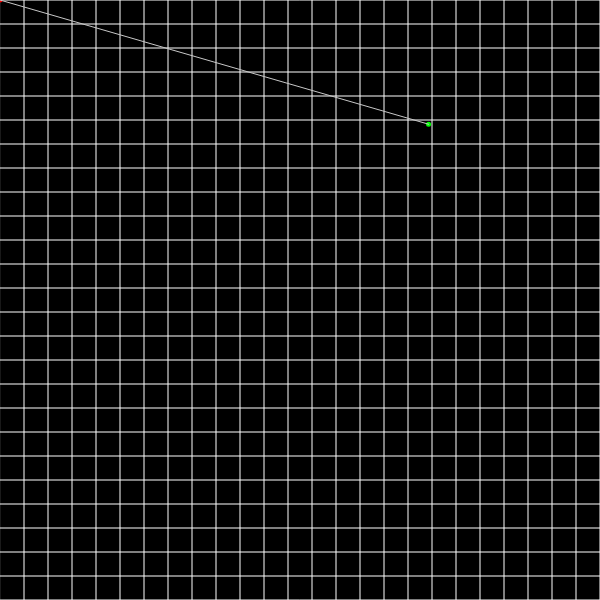
Frame 1 (no input)
Frame 60 (no input): identical to frame 1, image omitted
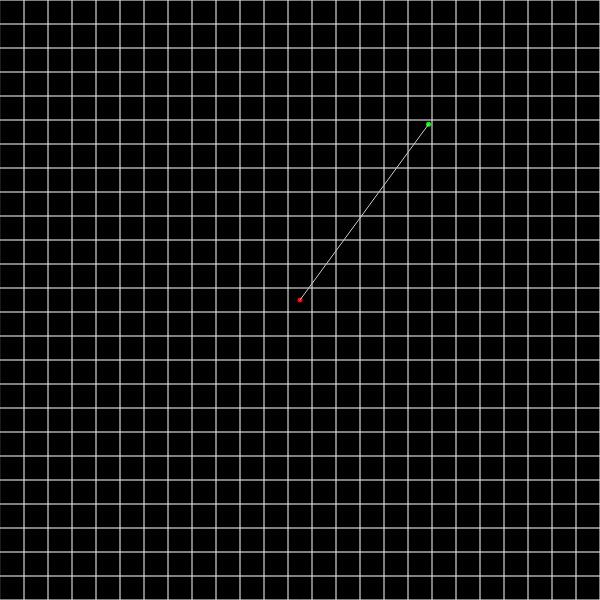
Frame 120 (the mouse pressed at the canvas centre since frame 60)

The p5.js sketch that drew these frames (run headless with seeded random() and noise() and a simulated clock; from frame 60 on, the mouse is pressed at the canvas centre):

// p5.js sketch
// ── sketch.js
/**
 * algorithm from https://lodev.org/cgtutor/raycasting.html 
 */
let grid;

let start, end;
const Vector = p5.Vector;
function setup() {
    createCanvas(600, 600);
    background(0);
    let gw = 25, gh = 25;
    grid = {
        width: gw,
        height: gh,
        states: new Array(gw * gh).fill(0),
    }
    grid.cellSize = new Vector(width / grid.width, height / grid.height);
    start = new Vector(random(width), random(height));
    end = new Vector(random(width), random(height));
}

function draw() {
    background(0);
    // draw the grid
    stroke(255);
    strokeWeight(1);
    noFill()
    rect(0, 0, width, height);
    for (let x = grid.cellSize.x; x < width; x += grid.cellSize.x) {
        line(x, 0, x, height);
    }
    for (let y = grid.cellSize.y; y < height; y += grid.cellSize.y) {
        line(0, y, width, y);
    }
    grid.states.forEach((g,i) => {
        if (g > 0) {
            let x = i % grid.width * grid.cellSize.x;
            let y = Math.floor(i / grid.width) * grid.cellSize.y;
            noStroke();
            fill(0,0,255);
            rect(x,y,grid.cellSize.x, grid.cellSize.y);
        }
    });

    //start
    if (keyIsPressed) {
        if (key === 'w') {
            start.y --;
            start.y = (start.y + height) % height;
        } else if (key === 's') {
            start.y ++;
            start.y = (start.y + height) % height;
        } else if (key === 'a') {
            start.x --;
            start.x = (start.x + width) % width;
        } else if (key === 'd') {
            start.x ++;
            start.x = (start.x + width) % width;
        }
    }
    stroke(0,255,0);
    strokeWeight(5);
    point(start.x, start.y);

    //end
    end.x = mouseX, end.y = mouseY;
    stroke(255,0,0);
    strokeWeight(5);
    point(end.x, end.y);

    //intersection
    let intersection = rayCasting(start, Vector.sub(end, start).normalize());
    if (intersection !== null) {
        stroke(255);
        strokeWeight(1);
        noFill();
        circle(intersection.x, intersection.y,3);

        if (Math.abs(intersection.x - start.x) < Math.abs(end.x -start.x)) {
            stroke(200);
            strokeWeight(1);
            line(start.x, start.y, intersection.x, intersection.y);
        } else {
            stroke(200);
            strokeWeight(1);
            line(start.x, start.y, end.x, end.y);
        }
    } else {
        stroke(200);
        strokeWeight(1);
        line(start.x, start.y, end.x, end.y);
    }
}

function mouseClicked(){
    let mx = Math.floor(mouseX / grid.cellSize.x);
    let my = Math.floor(mouseY / grid.cellSize.y);
    let idx = mx + my * grid.width;
    if (idx < 0 || idx > grid.states.length) return
    if (grid.states[idx] > 0) {
        grid.states[idx] = 0;
    } else {
        grid.states[idx] = 1;
    }
}


/**
 * 
 * @param {Vector} startingPoint 
 * @param {Vector} direction 
 */
function rayCasting(startingPoint, direction) {
    // which cell the starting point is in
    let mapX = Math.floor(startingPoint.x / grid.cellSize.x);
    let mapY = Math.floor(startingPoint.y / grid.cellSize.y);

    // length of the ray to next cell boundary (x or y)
    let sideDistX, sideDistY;

    // if advance one unit (cell), length increase of the ray
    //wd we don't the accurate value but rather just two number to decide the ratio between them
    let deltaDistX = Math.abs(1 / direction.x);
    let deltaDistY = Math.abs(1 / direction.y);


    // direction to step in x or y axis
    let stepX, stepY;
    if (direction.x < 0) {
        stepX = -1;
        sideDistX = (startingPoint.x / grid.cellSize.x - mapX) * deltaDistX;
    } else {
        stepX = 1;
        sideDistX = ((mapX + 1) - startingPoint.x / grid.cellSize.x) * deltaDistX;
    }

    if (direction.y < 0) {
        stepY = -1;
        sideDistY = (startingPoint.y / grid.cellSize.y - mapY) * deltaDistY;
    } else {
        stepY = 1;
        sideDistY = ((mapY + 1) - startingPoint.y / grid.cellSize.y) * deltaDistY;
    }
    let hit = false;
    let maxDistance = Math.max(width * 2, height * 2);
    let distance = 0;
    //which side of the cell we are checking x : 0, y : 1
    let side = 0;
    while (!hit && distance < maxDistance){
        if (sideDistX < sideDistY) {
            distance = sideDistX
            sideDistX += deltaDistX;
            mapX += stepX;
            side = 0;
        } else {
            distance = sideDistY;
            sideDistY += deltaDistY
            mapY += stepY;
            side = 1;
        }
        if (mapX < 0 || mapX > grid.width || mapY < 0 || mapY > grid.height) break;
        if (grid.states[mapX + mapY*grid.width] > 0) hit = true;
    }

    let intersection = null;
    if (hit) {
        scalar = side === 0 ? grid.cellSize.x : grid.cellSize.y
        intersection = Vector.add(startingPoint, direction.normalize().mult(distance * scalar));
    }

    return intersection;
}
